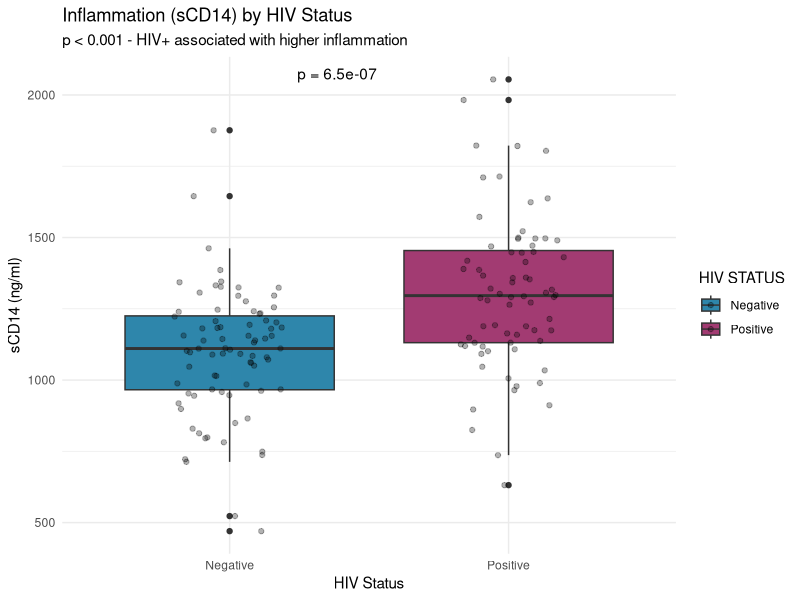
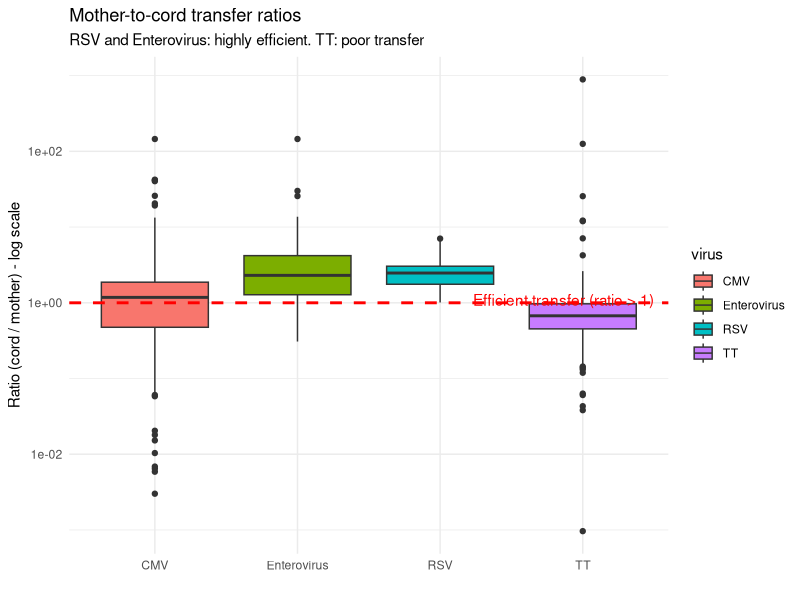
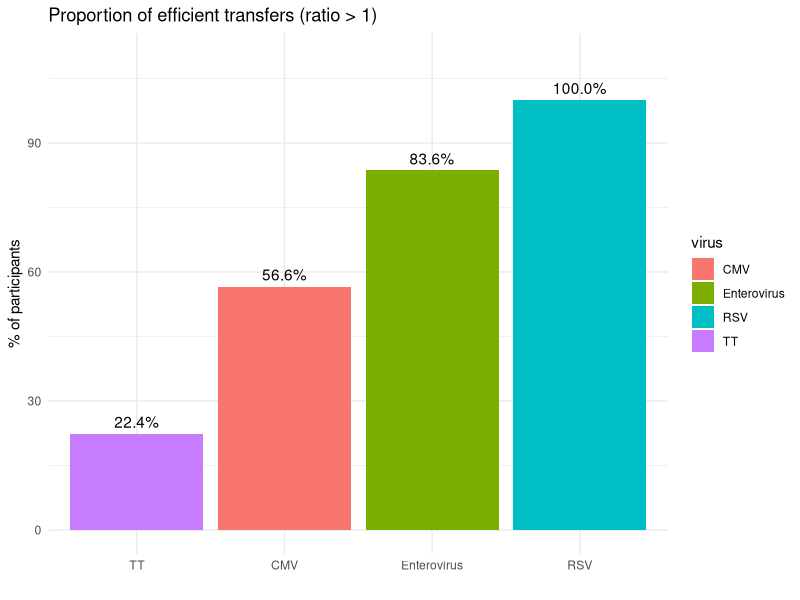
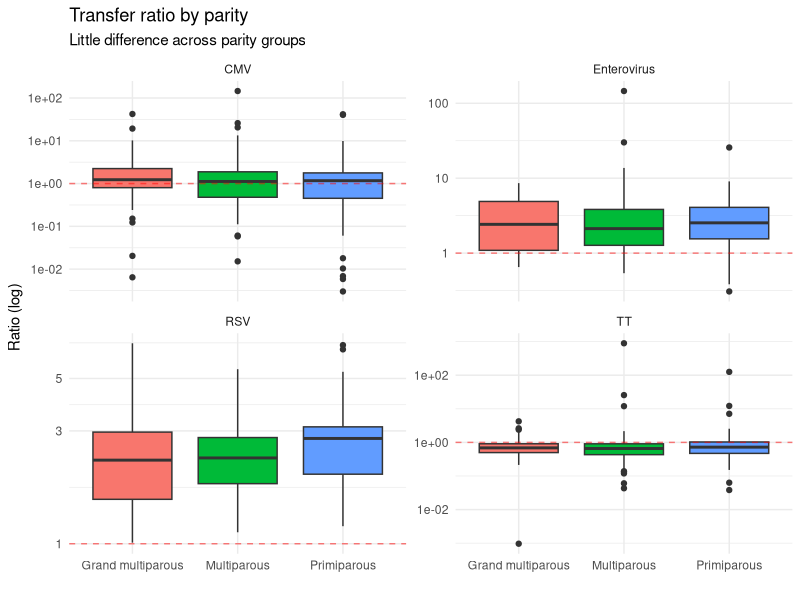
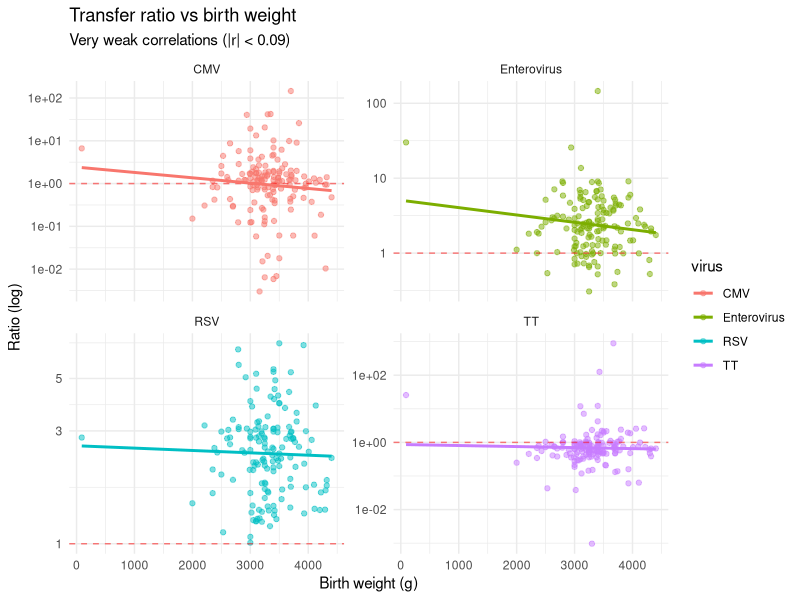
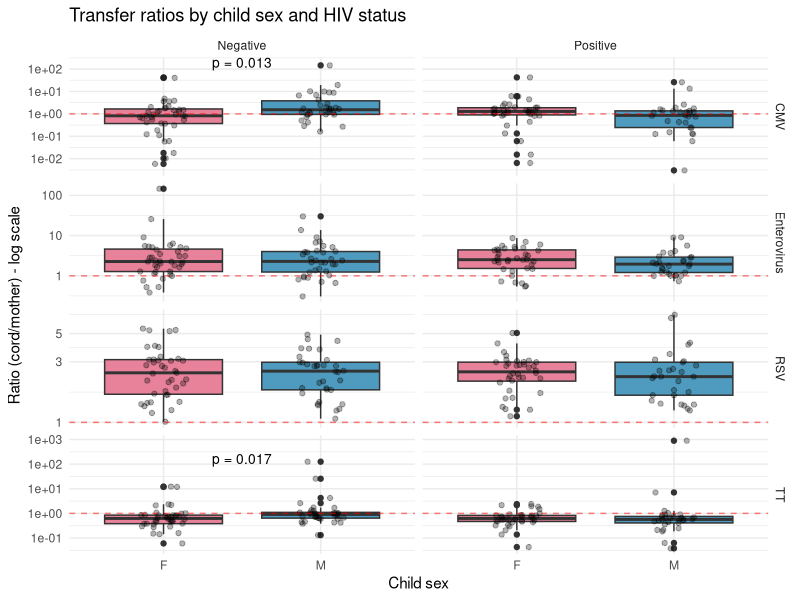
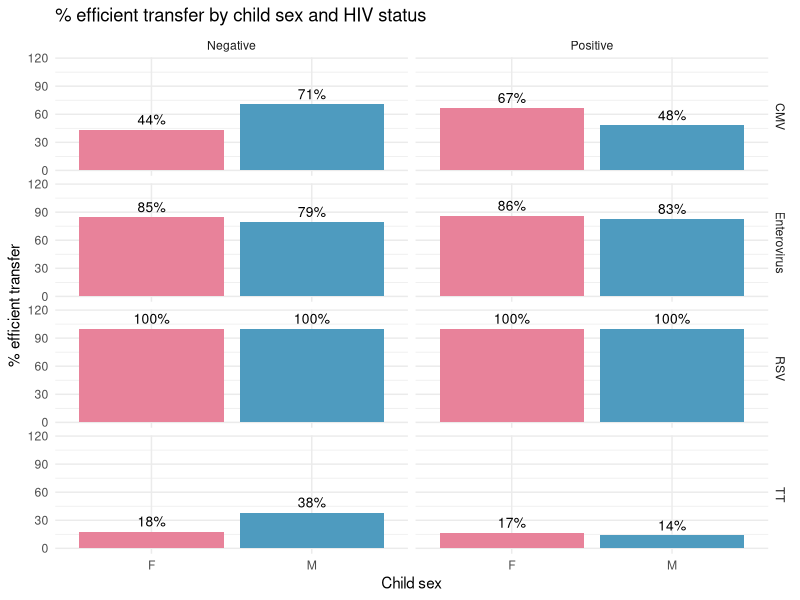
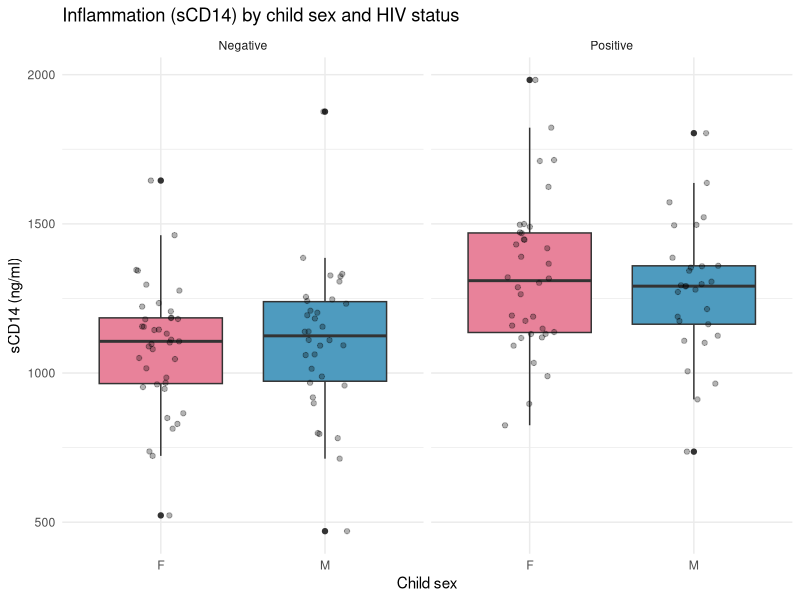

These charts were generated, in order, by the following R code:
library(tidyverse)
library(ggpubr)

donnees <- read_tsv("data/etude_mere_enfant.csv", na = c("", "NA", "f"), show_col_types = FALSE)
donnees <- donnees %>%
  mutate(`CMV cord` = as.numeric(`CMV cord`),
         Howmanylivingchildrendoyouhave = as.numeric(Howmanylivingchildrendoyouhave),
         parite_cat = case_when(
           HowmanydeliverieshaveyouhadintotalParity <= 1 ~ "Primiparous",
           HowmanydeliverieshaveyouhadintotalParity <= 3 ~ "Multiparous",
           TRUE ~ "Grand multiparous"),
         poids_cat = case_when(
           `Birth weigh (tg)` < 2500 ~ "Low birth weight (< 2.5kg)",
           `Birth weigh (tg)` <= 4000 ~ "Normal (2.5-4kg)",
           TRUE ~ "Macrosomic (> 4kg)"))

couleurs <- c("F" = "#E8829A", "M" = "#4E9BBF")

# Graph 1: sCD14 by HIV
p1 <- ggplot(donnees, aes(x = `HIV STATUS`, y = `sCD14 [ng/ml]`, fill = `HIV STATUS`)) +
  geom_boxplot() + geom_jitter(alpha = 0.3, width = 0.2) +
  stat_compare_means(method = "t.test", label.x = 1.3, label = "p.format") +
  labs(title = "Inflammation (sCD14) by HIV Status",
       subtitle = "p < 0.001 - HIV+ associated with higher inflammation",
       x = "HIV Status", y = "sCD14 (ng/ml)") +
  theme_minimal() + scale_fill_manual(values = c("Negative" = "#2E86AB", "Positive" = "#A23B72"))
ggsave("notebooks/graph1_scd14_vih.png", p1, width = 6, height = 4)

# Graph 2: Transfer ratios
ratios_long <- donnees %>%
  pivot_longer(cols = c("ratio CMV", "ratio RSV", "ratio ENTERO", "ratio TT"),
               names_to = "virus", values_to = "ratio") %>%
  mutate(virus = recode(virus, "ratio CMV" = "CMV", "ratio RSV" = "RSV",
                        "ratio ENTERO" = "Enterovirus", "ratio TT" = "TT"))

p2 <- ggplot(ratios_long, aes(x = virus, y = ratio, fill = virus)) +
  geom_boxplot() +
  geom_hline(yintercept = 1, linetype = "dashed", color = "red", size = 1) +
  annotate("text", x = 4.5, y = 1.1, label = "Efficient transfer (ratio > 1)", color = "red", hjust = 1) +
  scale_y_log10() +
  labs(title = "Mother-to-cord transfer ratios",
       subtitle = "RSV and Enterovirus: highly efficient. TT: poor transfer",
       x = "", y = "Ratio (cord / mother) - log scale") +
  theme_minimal()
ggsave("notebooks/graph2_ratios_transfert.png", p2, width = 7, height = 5)

# Graph 3: % efficient transfer
pct_data <- data.frame(virus = c("CMV", "RSV", "Enterovirus", "TT"), pct = c(56.6, 100, 83.6, 22.4))
p3 <- ggplot(pct_data, aes(x = reorder(virus, pct), y = pct, fill = virus)) +
  geom_col() + geom_text(aes(label = sprintf("%.1f%%", pct)), vjust = -0.5) +
  labs(title = "Proportion of efficient transfers (ratio > 1)",
       x = "", y = "% of participants") +
  theme_minimal() + ylim(0, 110)
ggsave("notebooks/graph3_pct_efficace.png", p3, width = 6, height = 4)

# Graph 4: Ratios by parity
p4 <- ggplot(ratios_long %>% filter(!is.na(parite_cat)), 
             aes(x = parite_cat, y = ratio, fill = parite_cat)) +
  geom_boxplot() + geom_hline(yintercept = 1, linetype = "dashed", color = "red", alpha = 0.5) +
  facet_wrap(~virus, scales = "free_y") + scale_y_log10() +
  labs(title = "Transfer ratio by parity",
       subtitle = "Little difference across parity groups",
       x = "", y = "Ratio (log)") +
  theme_minimal() + theme(legend.position = "none")
ggsave("notebooks/graph4_ratio_parite.png", p4, width = 8, height = 6)

# Graph 5: Birth weight vs ratio
p5 <- ggplot(ratios_long, aes(x = `Birth weigh (tg)`, y = ratio, color = virus)) +
  geom_point(alpha = 0.5) + geom_hline(yintercept = 1, linetype = "dashed", color = "red", alpha = 0.5) +
  geom_smooth(method = "lm", se = FALSE) + facet_wrap(~virus, scales = "free_y") + scale_y_log10() +
  labs(title = "Transfer ratio vs birth weight",
       subtitle = "Very weak correlations (|r| < 0.09)",
       x = "Birth weight (g)", y = "Ratio (log)") +
  theme_minimal()
ggsave("notebooks/graph5_poids_ratio.png", p5, width = 8, height = 6)

# Graph 6: Ratios by sex, faceted by HIV
# Compute positions for manual p-value annotations (only significant panels)
p_annot <- data.frame(
  virus = c("CMV", "TT"),
  `HIV STATUS` = c("Negative", "Negative"),
  y_pos = c(190, 160),
  label = c("p = 0.013", "p = 0.017"),
  check.names = FALSE
)

p6 <- ggplot(ratios_long %>% filter(!is.na(`child SEX`)), 
             aes(x = `child SEX`, y = ratio, fill = `child SEX`)) +
  geom_boxplot() + geom_jitter(alpha = 0.3, width = 0.15) +
  geom_hline(yintercept = 1, linetype = "dashed", color = "red", alpha = 0.5) +
  geom_text(data = p_annot, aes(x = 1.5, y = y_pos, label = label),
            inherit.aes = FALSE, size = 3.5) +
  facet_grid(virus ~ `HIV STATUS`, scales = "free_y") + scale_y_log10() +
  scale_fill_manual(values = couleurs) +
  labs(title = "Transfer ratios by child sex and HIV status",
       x = "Child sex", y = "Ratio (cord/mother) - log scale") +
  theme_minimal() + theme(legend.position = "none")
ggsave("notebooks/graph_sexe_ratios.png", p6, width = 8, height = 8)

# Graph 7: % efficient by sex and HIV
pct_data2 <- donnees %>%
  filter(!is.na(`child SEX`)) %>%
  pivot_longer(cols = c("ratio CMV", "ratio RSV", "ratio ENTERO", "ratio TT"),
               names_to = "virus", values_to = "ratio") %>%
  mutate(virus = recode(virus, "ratio CMV" = "CMV", "ratio RSV" = "RSV",
                        "ratio ENTERO" = "Enterovirus", "ratio TT" = "TT")) %>%
  group_by(`HIV STATUS`, `child SEX`, virus) %>%
  summarise(n_total = sum(!is.na(ratio)), n_efficace = sum(ratio > 1, na.rm = TRUE),
            pct = 100 * n_efficace / n_total, .groups = "drop")

p7 <- ggplot(pct_data2, aes(x = `child SEX`, y = pct, fill = `child SEX`)) +
  geom_col(position = "dodge") + geom_text(aes(label = sprintf("%.0f%%", pct)), vjust = -0.5, size = 3.5) +
  facet_grid(virus ~ `HIV STATUS`) + scale_fill_manual(values = couleurs) + ylim(0, 115) +
  labs(title = "% efficient transfer by child sex and HIV status",
       x = "Child sex", y = "% efficient transfer") +
  theme_minimal() + theme(legend.position = "none")
ggsave("notebooks/graph_sexe_pct_efficace.png", p7, width = 8, height = 7)

# Graph 8: sCD14 by sex and HIV
p8 <- ggplot(donnees %>% filter(!is.na(`child SEX`)), 
             aes(x = `child SEX`, y = `sCD14 [ng/ml]`, fill = `child SEX`)) +
  geom_boxplot() + geom_jitter(alpha = 0.3, width = 0.15) +
  facet_wrap(~`HIV STATUS`) + scale_fill_manual(values = couleurs) +
  labs(title = "Inflammation (sCD14) by child sex and HIV status",
       x = "Child sex", y = "sCD14 (ng/ml)") +
  theme_minimal() + theme(legend.position = "none")
ggsave("notebooks/graph_sexe_scd14.png", p8, width = 7, height = 5)

# Graph 9: IFABP by sex and HIV
p9 <- ggplot(donnees %>% filter(!is.na(`child SEX`)), 
             aes(x = `child SEX`, y = `IFABP [pg/ml]`, fill = `child SEX`)) +
  geom_boxplot() + geom_jitter(alpha = 0.3, width = 0.15) +
  facet_wrap(~`HIV STATUS`) + scale_fill_manual(values = couleurs) +
  coord_cartesian(ylim = c(0, 5000)) +
  labs(title = "Intestinal permeability (IFABP) by child sex and HIV",
       x = "Child sex", y = "IFABP (pg/ml)") +
  theme_minimal() + theme(legend.position = "none")
ggsave("notebooks/graph_sexe_ifabp.png", p9, width = 7, height = 5)

# Graph 10: Birth weight by sex and HIV
p10 <- ggplot(donnees %>% filter(!is.na(`child SEX`)), 
              aes(x = `child SEX`, y = `Birth weigh (tg)`, fill = `child SEX`)) +
  geom_boxplot() + geom_jitter(alpha = 0.3, width = 0.15) +
  facet_wrap(~`HIV STATUS`) + scale_fill_manual(values = couleurs) +
  labs(title = "Birth weight by child sex and HIV status",
       x = "Child sex", y = "Birth weight (g)") +
  theme_minimal() + theme(legend.position = "none")
ggsave("notebooks/graph_sexe_poids.png", p10, width = 7, height = 5)

# Graph 11: Parity by sex and HIV
p11 <- ggplot(donnees %>% filter(!is.na(`child SEX`)), 
              aes(x = `child SEX`, fill = parite_cat)) +
  geom_bar(position = "fill") + facet_wrap(~`HIV STATUS`) +
  scale_fill_manual(values = c("Primiparous" = "#FDE74C", "Multiparous" = "#9BC53D", 
                                "Grand multiparous" = "#C3423F")) +
  labs(title = "Parity distribution by child sex and HIV",
       x = "Child sex", y = "Proportion", fill = "Parity") +
  theme_minimal()
ggsave("notebooks/graph_sexe_parite.png", p11, width = 7, height = 5)

cat("DONE - All 11 graphs updated with English labels\n")
